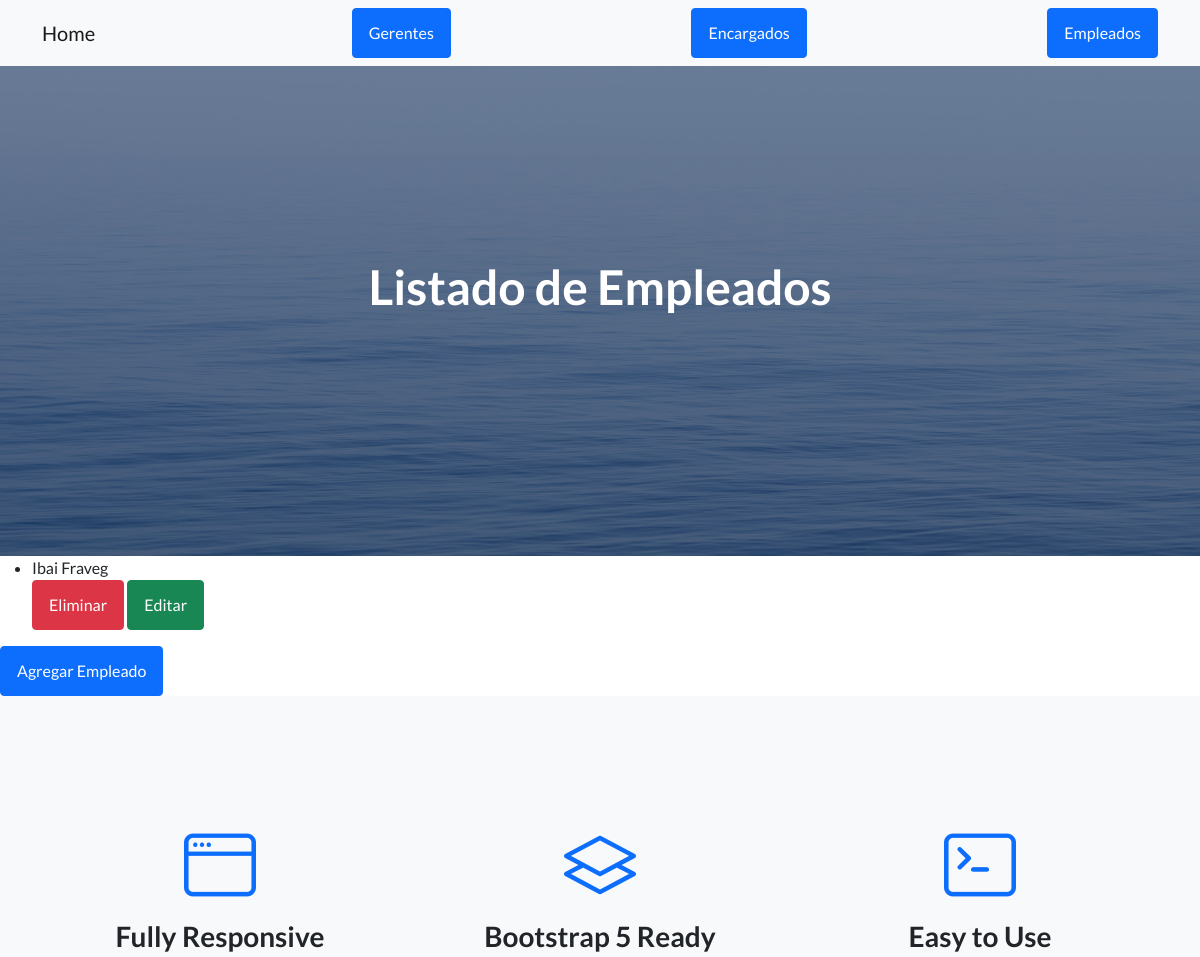
/AppPrueba/leerEmpleados/ (upper part), run on an earlier commit of the app's database.
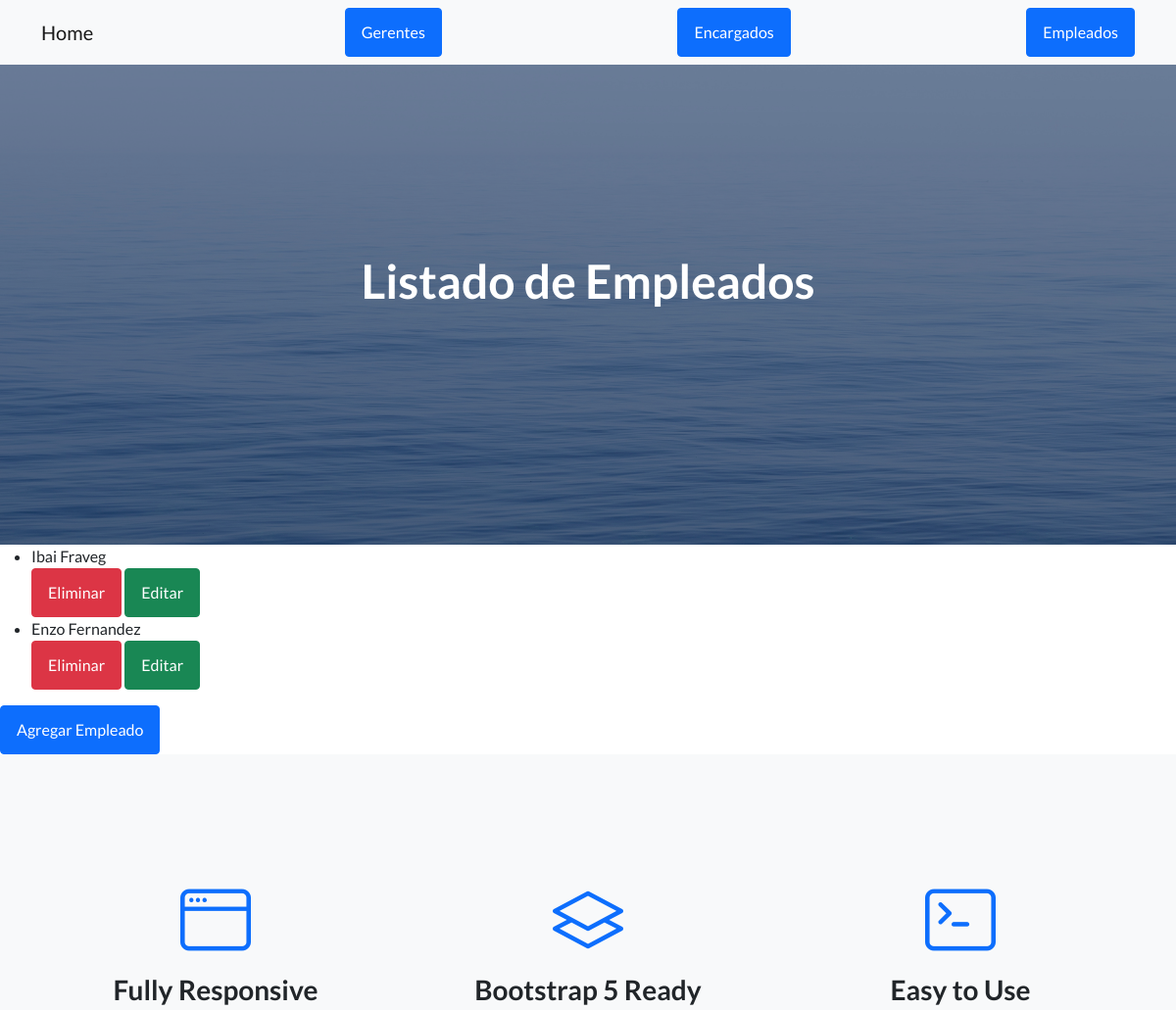
And on a later commit of the database.
### AppPrueba/models.py (models this page shows, shortened)
class Empleado(models.Model):
    nombre = models.CharField(max_length=50)
    apellido= models.CharField(max_length=50)
    legajo= models.IntegerField()

### AppPrueba/views.py (the view)
# urls.py: path("leerEmpleados/", leerEmpleados, name="leerEmpleados"),
def leerEmpleados(request):
    empleados=Empleado.objects.all()
    return render(request, "AppPrueba/empleados.html", {"empleados": empleados})

### AppPrueba/templates/AppPrueba/empleados.html (shortened to what this page needs)
{% extends "AppPrueba/padre.html" %}
{% load static %}
{% block titulo %}
<h1 class="mb-5">Listado de Empleados</h1>
{% endblock %}
{% block contenido_que_cambia %}
<ul>
    {% for empleado in empleados %}
    <li>{{ empleado.nombre }}  {{ empleado.apellido }}</li>
    <a class="btn btn-danger" href="{% url 'eliminarEmpleado'  empleado.id %}">Eliminar </a>
    <a class="btn btn-success" href="{% url 'editarEmpleado'  empleado.id %}">Editar</a>
    {% endfor %}
</ul>
<a class="btn btn-primary" href="{% url 'empleadoFormulario' %}">Agregar Empleado</a>
{% endblock %}

### AppPrueba/templates/AppPrueba/padre.html (shortened to what this page needs)
<!DOCTYPE html>
<html lang="en">
    <head>
        {% load static %}
        <link href="https://cdn.jsdelivr.net/npm/bootstrap-icons@1.5.0/font/bootstrap-icons.css" rel="stylesheet" type="text/css" />
        <link href="{% static 'AppPrueba/css/styles.css' %}" rel="stylesheet" />
    </head>
    <body>
        <nav class="navbar navbar-light bg-light static-top">
            <div class="container">
                <a class="navbar-brand" href="{% url 'inicio' %}">Home</a>
                <a class="btn btn-primary" href="{% url 'gerentes' %}">Gerentes</a>
                <a class="btn btn-primary" href="{% url 'encargados' %}">Encargados</a>
                <a class="btn btn-primary" href="{% url 'leerEmpleados' %}">Empleados</a>
            </div>
        </nav>
        <header class="masthead">
            <div class="container position-relative">
                <div class="row justify-content-center">
                    <div class="col-xl-6">
                        <div class="text-center text-white">
                            {% block titulo %}
                            {% endblock %}
                        </div>
                    </div>
                </div>
            </div>
        </header>
        {% block contenido_que_cambia %}
        {% endblock %}
        <section class="features-icons bg-light text-center">
            <div class="container">
                <div class="row">
                    <div class="col-lg-4">
                        <div class="features-icons-item mx-auto mb-5 mb-lg-0 mb-lg-3">
                            <div class="features-icons-icon d-flex"><i class="bi-window m-auto text-primary"></i></div>
                            <h3>Fully Responsive</h3>
                        </div>
                    </div>
                    <div class="col-lg-4">
                        <div class="features-icons-item mx-auto mb-5 mb-lg-0 mb-lg-3">
                            <div class="features-icons-icon d-flex"><i class="bi-layers m-auto text-primary"></i></div>
                            <h3>Bootstrap 5 Ready</h3>
                        </div>
                    </div>
                    <div class="col-lg-4">
                        <div class="features-icons-item mx-auto mb-0 mb-lg-3">
                            <div class="features-icons-icon d-flex"><i class="bi-terminal m-auto text-primary"></i></div>
                            <h3>Easy to Use</h3>
                        </div>
                    </div>
                </div>
            </div>
        </section>
    </body>
</html>

What changed in the data, as far as the page shows it:
added Empleado: nombre "Enzo", apellido "Fernandez"
